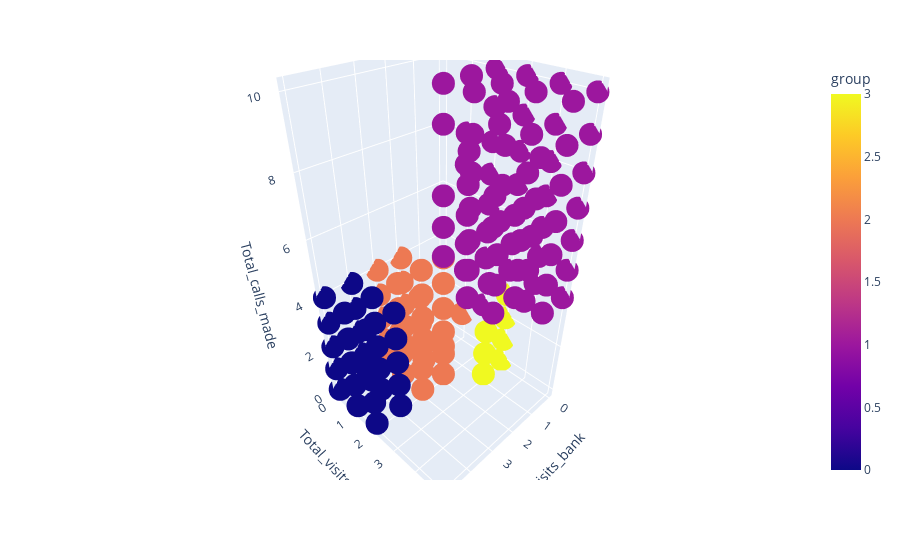

The notebook cell this image was saved under:
### Code cell
import plotly.express as px
fig = px.scatter_3d(ccs, x='Total_visits_bank', y='Total_visits_online', z='Total_calls_made',
              color='group')
fig.show()

### Figure 1 — Plotly figure (JSON) as saved in the notebook; plotly's stock layout.template omitted (floating-point values rounded to 4 significant figures; data arrays with more than 128 entries replaced by an {"elided": "..."} marker saying what was removed)
{"data": [{"hovertemplate": "Total_visits_bank=%{x}<br>Total_visits_online=%{y}<br>Total_calls_made=%{z}<br>group=%{marker.color}<extra></extra>", "legendgroup": "", "marker": {"color": {"elided": "660 int values"}, "coloraxis": "coloraxis", "symbol": "circle"}, "mode": "markers", "name": "", "scene": "scene", "showlegend": false, "type": "scatter3d", "x": {"elided": "660 int values"}, "y": {"elided": "660 int values"}, "z": {"elided": "660 int values"}}], "layout": {"coloraxis": {"colorbar": {"title": {"text": "group"}}, "colorscale": [[0, "#0d0887"], [0.1111, "#46039f"], [0.2222, "#7201a8"], [0.3333, "#9c179e"], [0.4444, "#bd3786"], [0.5556, "#d8576b"], [0.6667, "#ed7953"], [0.7778, "#fb9f3a"], [0.8889, "#fdca26"], [1, "#f0f921"]]}, "legend": {"tracegroupgap": 0}, "margin": {"t": 60}, "scene": {"domain": {"x": [0, 1], "y": [0, 1]}, "xaxis": {"title": {"text": "Total_visits_bank"}}, "yaxis": {"title": {"text": "Total_visits_online"}}, "zaxis": {"title": {"text": "Total_calls_made"}}}}}
